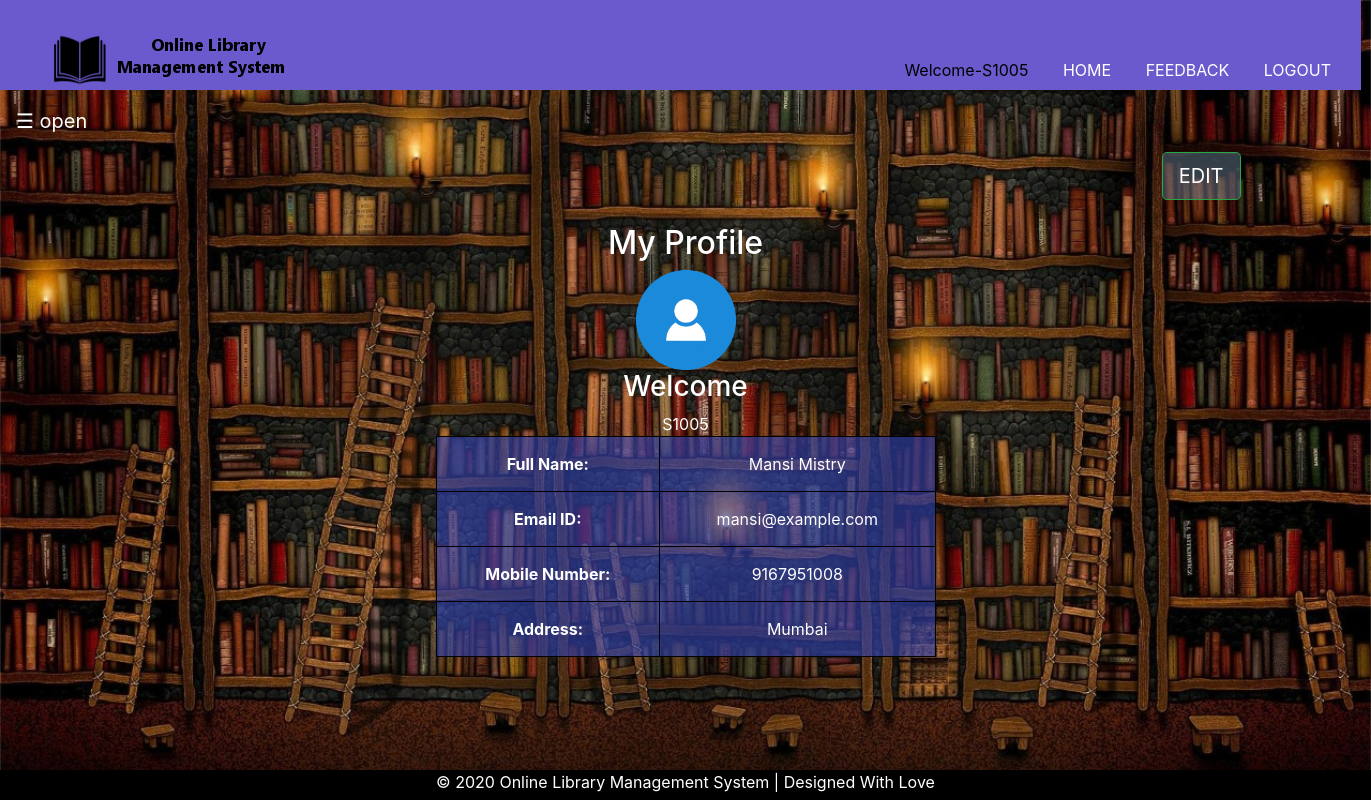
Screenshot of /student_viewprofile.php (signed in) with the database file from the repository.
### tables this page shows
CREATE TABLE `student_reg` (
  `StudentID` varchar(100) NOT NULL,
  `FullName` varchar(100) NOT NULL,
  `Mobile` varchar(100) NOT NULL,
  `Email` varchar(100) NOT NULL,
  `Password` varchar(100) NOT NULL,
  `Address` varchar(200) NOT NULL
);

### student_viewprofile.php (the view, shortened to what this page needs)
<?php
  $connect = mysqli_connect("localhost:3307", "root", "root", "library");
?>
<!DOCTYPE html>
<html>
	<head>
		<link rel="stylesheet" type="text/css" href="style.css">
		<link rel="stylesheet" href="https://maxcdn.bootstrapcdn.com/bootstrap/4.5.0/css/bootstrap.min.css">
	</head>
	<body style="color:#FFFFFF">
		<header>
			<div class="logo">
				<img src="images/logo.png">
			</div>
			<nav>
				<ul>
					<li><a href=""><div style="color: black">
						<?php
						echo "   Welcome-".$_SESSION['studentID']; ?> </div></a></li>
					<li><a href="student_welcome.php">HOME</a></li>
					<li><a href="student_feedback.php">FEEDBACK</a></li>
					<li><a href="logout.php">LOGOUT</a></li>
				</ul>
			</nav>
		</header>
		<div id="main">
			<span style="font-size:20px;cursor:pointer" onclick="openNav()">&#9776; open</span>
		</div>
	  <div class="container">
	    <form action="" method="post">
	      <button class="btn btn-success btn-lg float-right" style="float:right width:70px; background-color:#71899e73" type="submit" name="edit">EDIT</button>
	    </form>
	    <br><br>
	    <center style="text-align: center; color:#FFFFFF";>
	      <br>
	      <h2>My Profile</h2>
	      <?php
	        $q = mysqli_query($connect, "SELECT * FROM student_reg where StudentID='$_SESSION[studentID]';");
	        $row = mysqli_fetch_assoc($q);
	        echo "<div style='text-align: center'><img src='images/AdminPic.png' style='width:100px;height:100px;'></div>";
	        echo "<h3>Welcome</h3>";
	        echo $_SESSION['studentID'];
	        echo "<table class='center' class='table table-bordered' style='text-align:center;background-color: #3144b39c; color:white; width:500px'>";
	          echo "<tr>";
	            echo "<td>";  echo "<b>Full Name: </b>";  echo"</td>";
	            echo "<td>";  echo $row['FullName'];  echo"</td>";
	          echo"</tr>";
	          echo "<tr>";
	            echo "<td>";  echo "<b>Email ID: </b>";  echo"</td>";
	            echo "<td>";  echo $row['Email'];  echo"</td>";
	          echo"</tr>";
	          echo "<tr>";
	            echo "<td>";  echo "<b>Mobile Number:</b>";  echo"</td>";
	            echo "<td>";  echo $row['Mobile'];  echo"</td>";
	          echo"</tr>";
						echo "<tr>";
							echo "<td>";  echo "<b>Address:</b>";  echo"</td>";
							echo "<td>";  echo $row['Address'];  echo"</td>";
						echo"</tr>";
	        echo "</table>";
	      ?>
				<br><br><br><br>
	    </center>
	  </div>
	  <footer>
	    <p style="color:white;  text-align: center; ">&copy; 2020 Online Library Management System | Designed With Love</p>
	  </footer>
	</body>
</html>

### style.css (style rules this page uses)
html, body, div, span, object, iframe, h1, h2, h3, h4, h5, h6, p, blockquote, pre, abbr, address, cite, code, del, dfn, em, img, ins, kbd, q, samp, small, strong, sub, sup, var, b, i, dl, dt, dd, ol, ul, li, fieldset, form, label, legend, table, caption, tbody, tfoot, thead, tr, th, td, article, aside, canvas, details, figcaption, figure, footer, header, hgroup, menu, nav, section, summary, time, mark, audio, video { margin:0; padding:0; border:0; outline:0; font-size:100%; vertical-align:baseline; background:transparent; }
body { line-height:1; }
article,aside,details,figcaption,figure, footer,header,hgroup,menu,nav,section { display:block; }
nav ul { list-style:none; }
a { margin:0; padding:0; font-size:100%; vertical-align:baseline; background:transparent; }
table { border-collapse:collapse; border-spacing:0; }
header { height: 90px; width: 1361px; background-color: SlateBlue; padding: 10px; }
footer { height: 30px; width: 1340px; background-color: black; position: fixed; left: 0; bottom: 0; width: 100%; color: white; text-align: center; }
.logo { float :left; margin-top: 20px; padding-left: 20px; }
.logo img { float :left; padding-left: 20px; padding-top: 0px; }
li a { color: white; text-decoration: none; }
nav { float: right; word-spacing: 30px; padding: 20px; }
nav li { display: inline-block; line-height: 80px; }

### student_viewprofile.php (style rules this page uses)
header { width: 1361px }
table, th, td { border:1px solid black; }
table.center { margin-left: auto; margin-right: auto; border: 1px solid black; padding: 10px; }
td { padding: 15px; }
footer { position: fixed; left: 0; bottom: 0; width: 100%; color: white; text-align: center; }
body { background-image: url('images/FORALL.jpeg'); background-repeat: no-repeat; background-attachment: fixed; background-size: cover; }
#main { transition: margin-left .5s; padding: 16px; }

### rows the page displays
student_reg: FullName "Mansi Mistry", Email "mansi@example.com", Mobile "9167951008", Address "Mumbai"

### other values shown
$_SESSION['studentID'] "S1005"
